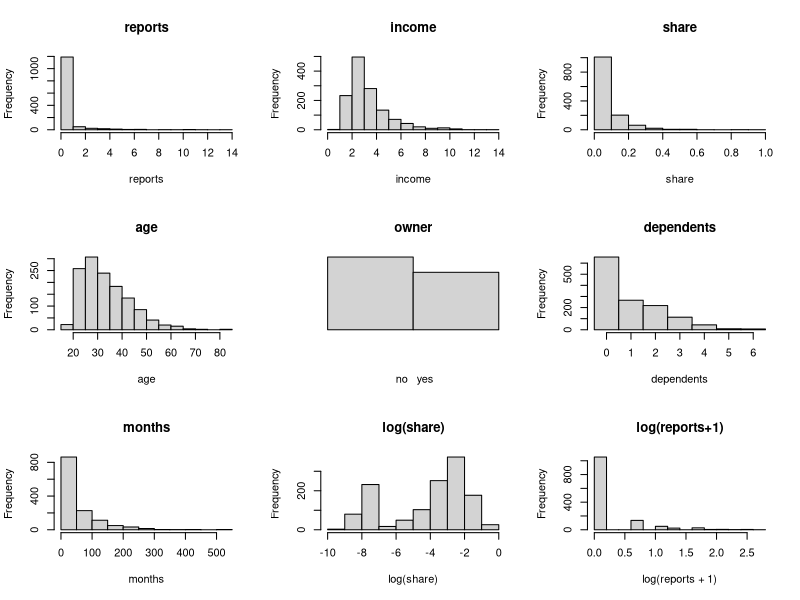

R code for this plot: (Note: this script raises an error after producing the figure.)
#  Example 14.9 and Figures 14.13 and 14.14

library("AER")
data("CreditCard")  #  Greene (2008) pages 304 and 1091
CreditCard_clean = CreditCard[CreditCard$age>18,]
attach(CreditCard_clean)
names(CreditCard)

postscript("CreditCardHist.ps",width=5.5,height=5.5)  #  Figure 14.12
par(mfrow=c(3,3)) 
hist(reports,main="reports")
hist(income,main="income")
hist(share,main="share")
hist(age,main="age")
owner2 = c( sum((owner=="yes")),sum((owner=="no")))
hist(as.numeric(owner), main="owner",
   breaks=2,xlab=" no   yes",axes=F,ylab="")
h=hist(dependents,main="dependents",breaks=(0:7)-.5)
hist(months,main="months")
hist(log(share),main="log(share)")
hist(log(reports+1),main="log(reports+1)")
graphics.off()

fit1= glm(card~log(reports+1)+income+log(share)+age+owner+dependents+months,
   family="binomial",data=CreditCard_clean)
summary(fit1)
stepAIC(fit1)

log_reports_c = log(reports+1)
log_reports_c = log_reports_c - mean(log_reports_c)
income_c = income - mean(income)
log_share_c = log(share) - mean(log(share))
dependents_c = dependents - mean(dependents)
glm_fit03 = glm(card~log_reports_c+income_c+log_share_c+dependents_c,
  family="binomial",data=CreditCard_clean)
summary(glm_fit03)

reports_grid = 0:14
reports_grid2 = log(reports_grid+1) - mean(log(reports+1))
income_grid = seq(min(income),max(income),.01)
share_grid = exp(seq(min(log(share)),max(log(share)),.01))
share_grid2 = log(share_grid) - mean(log(share))

postscript("CreditCards_effects.ps",width=6,height=5)  #  Figure 14.13
par(mfrow=c(2,2))
plot(reports_grid, plogis(9.5238 -2.8953 * reports_grid2 ),type="b",
   lwd=2,xlab="reports",ylab="P(accept)",ylim=c(0,1))
plot(income_grid, plogis(9.5238 + 0.8717 *(income_grid-mean(income)) ),type="l",
   cex=2,lwd=2,xlab="income",ylab="P(accept)",ylim=c(0,1))
plot(log(share_grid), plogis(9.5238  + 3.3102  * share_grid2 ),type="l",
   cex=2,lwd=2,xlab="log(share)",ylab="P(accept)",ylim=c(0,1))
plot(0:6,plogis(9.5238 - .5506*((0:6)-mean(dependents)) ),type="b",
   lwd=2,xlab="dependents",ylab="P(accept)",ylim=c(0,1))
graphics.off()

postscript("CreditCards_share_card.ps",width=5.5,height=5.5)  #  Figure 14.14
par(mfrow=c(2,2))
plot(log(share),as.numeric(card)-1,ylab="card",main="(a)" )
plot(log(share),reports,main="(b)" )
plot(log(share),income,main="(c)" )
plot(log(share),majorcards,main="(d)" )
graphics.off()
